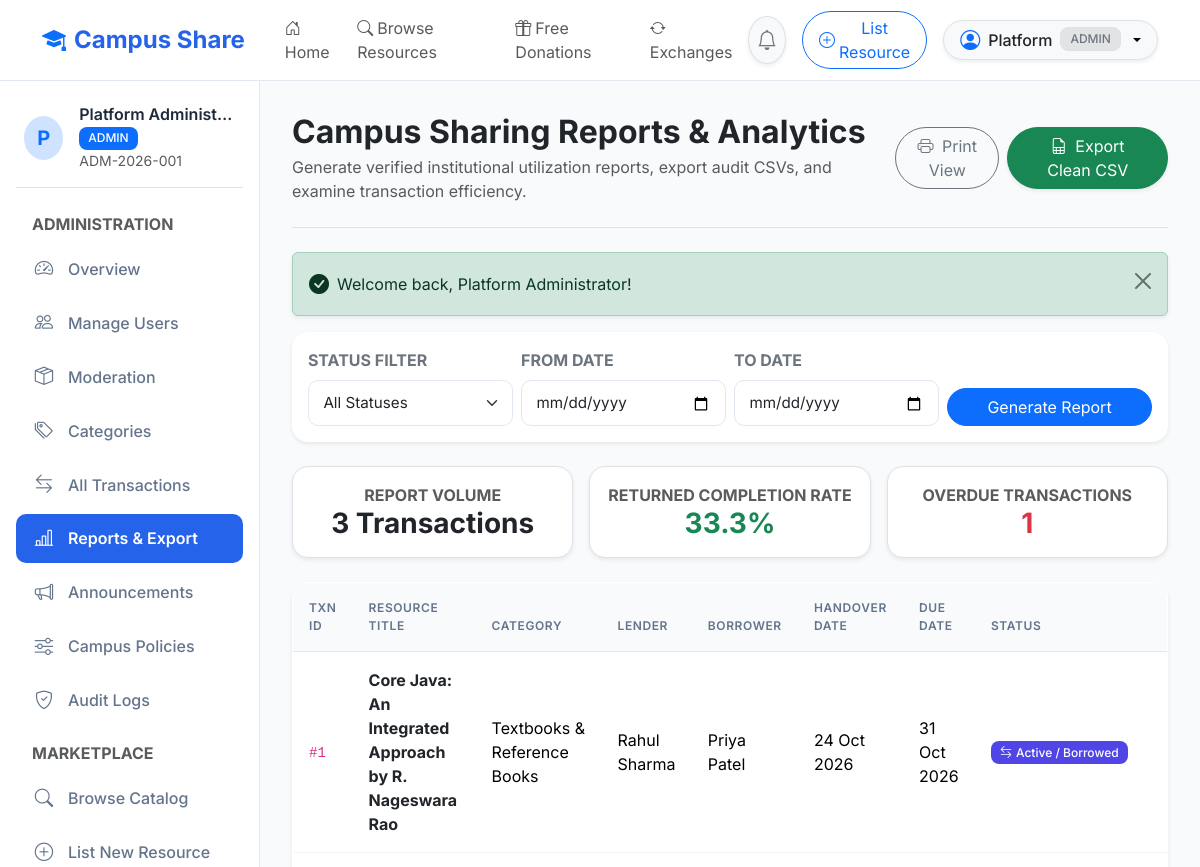
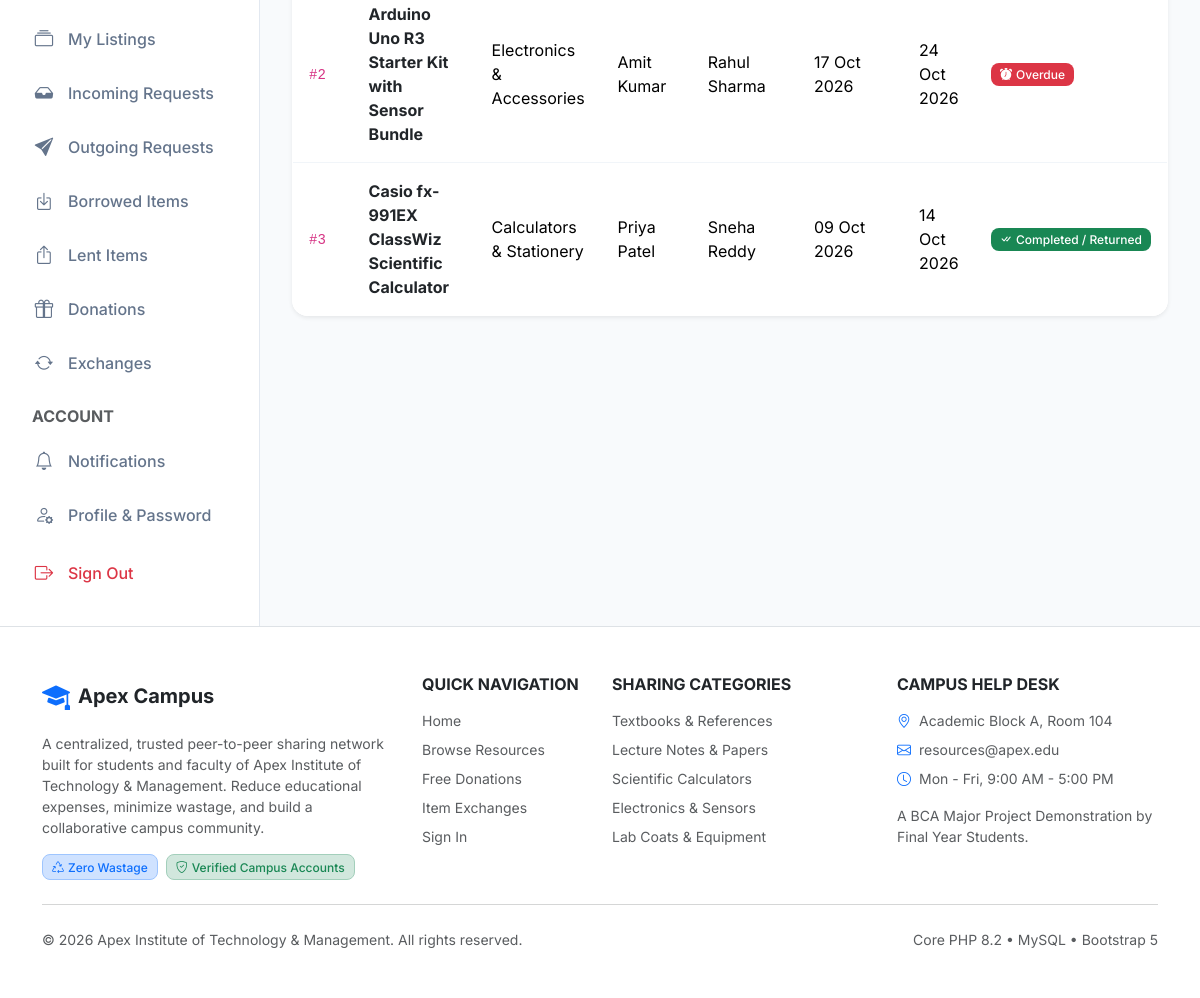
Screenshot of /admin/reports.php (signed in) with the database file from the repository (2 pictures, top to bottom).
### tables this page shows
CREATE TABLE `users` (
    `id` INT AUTO_INCREMENT PRIMARY KEY,
    `full_name` VARCHAR(100) NOT NULL,
    `email` VARCHAR(150) NOT NULL UNIQUE,
    `password_hash` VARCHAR(255) NOT NULL,
    `institution_id` VARCHAR(50) NOT NULL UNIQUE,
    `department_id` INT NULL,
    `role` ENUM('student', 'faculty', 'admin') NOT NULL DEFAULT 'student',
    `course` VARCHAR(100) NULL,
    `semester` INT NULL,
    `designation` VARCHAR(100) NULL,
    `phone` VARCHAR(30) NULL,
    `profile_image` VARCHAR(255) NULL,
    `account_status` ENUM('active', 'suspended', 'pending') NOT NULL DEFAULT 'active',
    `created_at` TIMESTAMP DEFAULT CURRENT_TIMESTAMP,
    `updated_at` TIMESTAMP DEFAULT CURRENT_TIMESTAMP ON UPDATE CURRENT_TIMESTAMP,
    INDEX `idx_users_role` (`role`),
    INDEX `idx_users_status` (`account_status`),
    CONSTRAINT `fk_users_department` FOREIGN KEY (`department_id`) REFERENCES `departments`(`id`) ON DELETE SET NULL
);

CREATE TABLE `borrowing_transactions` (
    `id` INT AUTO_INCREMENT PRIMARY KEY,
    `request_id` INT NOT NULL UNIQUE,
    `resource_id` INT NOT NULL,
    `owner_id` INT NOT NULL,
    `borrower_id` INT NOT NULL,
    `quantity` INT NOT NULL DEFAULT 1,
    `handover_at` DATETIME NOT NULL,
    `due_at` DATETIME NOT NULL,
    `returned_at` DATETIME NULL,
    `transaction_status` ENUM('active', 'returned', 'overdue', 'damaged', 'lost', 'disputed') NOT NULL DEFAULT 'active',
    `condition_on_return` VARCHAR(50) NULL,
    `damage_notes` TEXT NULL,
    `created_at` TIMESTAMP DEFAULT CURRENT_TIMESTAMP,
    `updated_at` TIMESTAMP DEFAULT CURRENT_TIMESTAMP ON UPDATE CURRENT_TIMESTAMP,
    INDEX `idx_trans_res` (`resource_id`),
    INDEX `idx_trans_owner` (`owner_id`),
    INDEX `idx_trans_borrower` (`borrower_id`),
    INDEX `idx_trans_status` (`transaction_status`),
    INDEX `idx_trans_due` (`due_at`),
    CONSTRAINT `fk_trans_request` FOREIGN KEY (`request_id`) REFERENCES `resource_requests`(`id`) ON DELETE RESTRICT,
    CONSTRAINT `fk_trans_resource` FOREIGN KEY (`resource_id`) REFERENCES `resources`(`id`) ON DELETE RESTRICT,
    CONSTRAINT `fk_trans_owner` FOREIGN KEY (`owner_id`) REFERENCES `users`(`id`) ON DELETE RESTRICT,
    CONSTRAINT `fk_trans_borrower` FOREIGN KEY (`borrower_id`) REFERENCES `users`(`id`) ON DELETE RESTRICT
);

CREATE TABLE `resources` (
    `id` INT AUTO_INCREMENT PRIMARY KEY,
    `owner_id` INT NOT NULL,
    `category_id` INT NOT NULL,
    `department_id` INT NULL,
    `title` VARCHAR(200) NOT NULL,
    `description` TEXT NOT NULL,
    `resource_type` ENUM('book', 'notes', 'calculator', 'stationery', 'electronics', 'lab_equipment', 'engineering_tool', 'sports', 'art_supplies', 'hostel_item', 'other') NOT NULL DEFAULT 'book',
    `sharing_method` ENUM('borrow', 'donate', 'exchange', 'temporary_use') NOT NULL DEFAULT 'borrow',
    `condition_status` ENUM('new', 'like_new', 'good', 'fair', 'poor') NOT NULL DEFAULT 'good',
    `total_quantity` INT NOT NULL DEFAULT 1,
    `available_quantity` INT NOT NULL DEFAULT 1,
    `borrowing_duration_days` INT NOT NULL DEFAULT 7,
    `exchange_requirements` TEXT NULL,
    `collection_instructions` TEXT NULL,
    `usage_instructions` TEXT NULL,
    `image_path` VARCHAR(255) NULL,
    `course_semester_tag` VARCHAR(100) NULL,
    `availability_status` ENUM('available', 'reserved', 'borrowed', 'unavailable', 'under_review') NOT NULL DEFAULT 'available',
    `moderation_status` ENUM('approved', 'pending_approval', 'rejected') NOT NULL DEFAULT 'approved',
    `created_at` TIMESTAMP DEFAULT CURRENT_TIMESTAMP,
    `updated_at` TIMESTAMP DEFAULT CURRENT_TIMESTAMP ON UPDATE CURRENT_TIMESTAMP,
    INDEX `idx_res_owner` (`owner_id`),
    INDEX `idx_res_category` (`category_id`),
    INDEX `idx_res_dept` (`department_id`),
    INDEX `idx_res_method` (`sharing_method`),
    INDEX `idx_res_status` (`availability_status`),
    INDEX `idx_res_moderation` (`moderation_status`),
    INDEX `idx_res_type` (`resource_type`),
    INDEX `idx_res_condition` (`condition_status`),
    CONSTRAINT `fk_resources_owner` FOREIGN KEY (`owner_id`) REFERENCES `users`(`id`) ON DELETE CASCADE,
    CONSTRAINT `fk_resources_category` FOREIGN KEY (`category_id`) REFERENCES `categories`(`id`) ON DELETE RESTRICT,
    CONSTRAINT `fk_resources_department` FOREIGN KEY (`department_id`) REFERENCES `departments`(`id`) ON DELETE SET NULL
);

CREATE TABLE `categories` (
    `id` INT AUTO_INCREMENT PRIMARY KEY,
    `category_name` VARCHAR(100) NOT NULL UNIQUE,
    `slug` VARCHAR(100) NOT NULL UNIQUE,
    `description` TEXT NULL,
    `icon_class` VARCHAR(50) DEFAULT 'bi-box-seam',
    `status` ENUM('active', 'inactive') DEFAULT 'active',
    `created_at` TIMESTAMP DEFAULT CURRENT_TIMESTAMP
);

### admin/reports.php (the view, shortened to what the rows shown need)
<?php
require_role('admin');
$pdo = Database::getConnection();
$sql = "
    SELECT bt.*, r.title as resource_title, c.category_name,
           owner.full_name as owner_name, borrower.full_name as borrower_name
    FROM borrowing_transactions bt
    JOIN resources r ON bt.resource_id = r.id
    JOIN categories c ON r.category_id = c.id
    JOIN users owner ON bt.owner_id = owner.id
    JOIN users borrower ON bt.borrower_id = borrower.id
    WHERE 1=1
";
$params = [];
$sql .= " ORDER BY bt.created_at DESC";
$stmt = $pdo->prepare($sql);
$stmt->execute($params);
$reportRows = $stmt->fetchAll();
require_once BASE_PATH . '/includes/header.php';
?>
<div class="dashboard-layout">
    <?php require_once BASE_PATH . '/includes/sidebar.php'; ?>
    <main class="dashboard-content">
        <div class="d-flex justify-content-between align-items-center pb-4 mb-4 border-bottom">
            <div>
                <h2 class="fw-bold text-dark mb-1">Campus Sharing Reports & Analytics</h2>
            </div>
        </div>
        <div class="card border-0 rounded-4 shadow-sm bg-white overflow-hidden">
            <div class="table-responsive">
                <table class="table table-custom align-middle mb-0">
                    <thead>
                        <tr>
                            <th>TXN ID</th>
                            <th>Resource Title</th>
                            <th>Category</th>
                            <th>Lender</th>
                            <th>Borrower</th>
                            <th>Handover Date</th>
                            <th>Due Date</th>
                            <th>Status</th>
                        </tr>
                    </thead>
                    <tbody>
                        <?php if (empty($reportRows)): ?>
                            <tr>
                                <td colspan="8" class="text-center py-4 text-muted">No records match the selected report criteria.</td>
                            </tr>
                        <?php else: ?>
                            <?php foreach ($reportRows as $r): ?>
                                <tr>
                                    <td><code>#<?= $r['id'] ?></code></td>
                                    <td class="fw-bold text-dark"><?= e($r['resource_title']) ?></td>
                                    <td><?= e($r['category_name']) ?></td>
                                    <td><?= e($r['owner_name']) ?></td>
                                    <td><?= e($r['borrower_name']) ?></td>
                                    <td><?= format_date($r['handover_at']) ?></td>
                                    <td><?= format_date($r['due_at']) ?></td>
                                    <td><?= status_badge($r['transaction_status']) ?></td>
                                </tr>
                            <?php endforeach; ?>
                        <?php endif; ?>
                    </tbody>
                </table>
            </div>
        </div>
    </main>
</div>
<?php require_once BASE_PATH . '/includes/footer.php'; ?>

### includes/navbar.php (shortened to what the rows shown need)
<?php
$currentUser = is_logged_in() ? current_user() : null;
?>
<nav class="navbar navbar-expand-lg navbar-custom sticky-top py-2">
    <div class="container">
        <div class="collapse navbar-collapse" id="navbarMain">
            <div class="d-flex align-items-center gap-3">
                <?php if ($currentUser): ?>
                    <a href="<?= APP_URL ?>/student/notifications.php" class="btn btn-light position-relative rounded-circle border shadow-sm p-2" title="Notifications">
                        <i class="bi bi-bell text-secondary fs-5"></i>
                    </a>
                    <a href="<?= APP_URL ?>/student/add_resource.php" class="btn btn-outline-primary rounded-pill px-3 py-1 text-sm d-none d-sm-inline-flex align-items-center gap-1">
                        <i class="bi bi-plus-circle"></i>
                        <span>List Resource</span>
                    </a>
                    <div class="dropdown">
                        <button class="btn btn-light dropdown-toggle border rounded-pill d-flex align-items-center gap-2 py-1 px-3 shadow-sm" type="button" data-bs-toggle="dropdown" aria-expanded="false">
                            <i class="bi bi-person-circle fs-5 text-primary"></i>
                            <span class="fw-medium text-dark"><?= e(explode(' ', $currentUser['full_name'])[0]) ?></span>
                            <span class="badge bg-secondary-subtle text-secondary border text-xs"><?= strtoupper($currentUser['role']) ?></span>
                        </button>
                    </div>
                <?php else: ?>
                    <a href="<?= APP_URL ?>/login.php" class="btn btn-outline-primary rounded-pill px-4">Sign In</a>
                    <a href="<?= APP_URL ?>/register.php" class="btn btn-primary rounded-pill px-4">Register</a>
                <?php endif; ?>
            </div>
        </div>
    </div>
</nav>

### includes/sidebar.php (shortened to what the rows shown need)
<?php
$user = current_user();
?>
<aside class="dashboard-sidebar">
    <div class="d-flex align-items-center gap-3 mb-4 pb-3 border-bottom px-2">
        <div class="rounded-circle bg-primary-subtle text-primary d-flex align-items-center justify-content-center fw-bold fs-5" style="width: 44px; height: 44px;">
            <?= strtoupper(substr($user['full_name'], 0, 1)) ?>
        </div>
        <div class="overflow-hidden">
            <h6 class="mb-0 text-truncate fw-semibold"><?= e($user['full_name']) ?></h6>
            <span class="badge bg-primary text-white text-xs text-uppercase"><?= e($user['role']) ?></span>
            <small class="d-block text-muted text-xs text-truncate"><?= e($user['institution_id']) ?></small>
        </div>
    </div>
</aside>

### includes/functions.php (shortened to what the rows shown need)
<?php
function e(?string $string): string {
    return htmlspecialchars((string)($string ?? ''), ENT_QUOTES, 'UTF-8');
}
function format_date(?string $datetime, string $format = 'd M Y'): string {
    try {
        $dt = new DateTime($datetime);
        return $dt->format($format);
    } catch (Exception $e) {
        return 'Invalid Date';
    }
}
function status_badge(string $status): string {
    switch ($status) {
        case 'borrowed':
        case 'active':
            return '<span class="badge bg-indigo text-white" style="background-color: #4f46e5;"><i class="bi bi-arrow-left-right me-1"></i>Active / Borrowed</span>';
        case 'returned':
        case 'completed':
            return '<span class="badge bg-success"><i class="bi bi-check-all me-1"></i>Completed / Returned</span>';
        case 'overdue':
            return '<span class="badge bg-danger animate-pulse"><i class="bi bi-alarm-fill me-1"></i>Overdue</span>';
    }
}

### rows the page displays
users: full_name "Platform", role "ADMIN", full_name "P", full_name "Platform Administ…", institution "ADM-2026-001"
borrowing_transactions: id "1", resource.title "Core Java: An Integrated Approach by R. Nageswara Rao", categories.category_name "Textbooks & Reference Books", owner.full_name "Rahul Sharma", borrower.full_name "Priya Patel", handover_at "24 Oct 2026", due_at "31 Oct 2026", transaction_status "active" (drawn)
borrowing_transactions: id "2", resource.title "Arduino Uno R3 Starter Kit with Sensor Bundle", categories.category_name "Electronics & Accessories", owner.full_name "Amit Kumar", borrower.full_name "Rahul Sharma", handover_at "17 Oct 2026", due_at "24 Oct 2026", transaction_status "overdue" (drawn)
borrowing_transactions: id "3", resource.title "Casio fx-991EX ClassWiz Scientific Calculator", categories.category_name "Calculators & Stationery", owner.full_name "Priya Patel", borrower.full_name "Sneha Reddy", handover_at "09 Oct 2026", due_at "14 Oct 2026", transaction_status "returned" (drawn)

### other values shown
$msg "Welcome back, Platform Administrator!"
$totalCount "3"
$completionRate "33.3"
$overdueCount "1"
APP_NAME "Apex Campus"
INSTITUTION_NAME "Apex Institute of Technology & Management"
get_setting('campus_help_desk', 'Academic Block A, Room 104') "Academic Block A, Room 104"
get_setting('campus_contact_email', 'resources@apex.edu') "resources@apex.edu"
